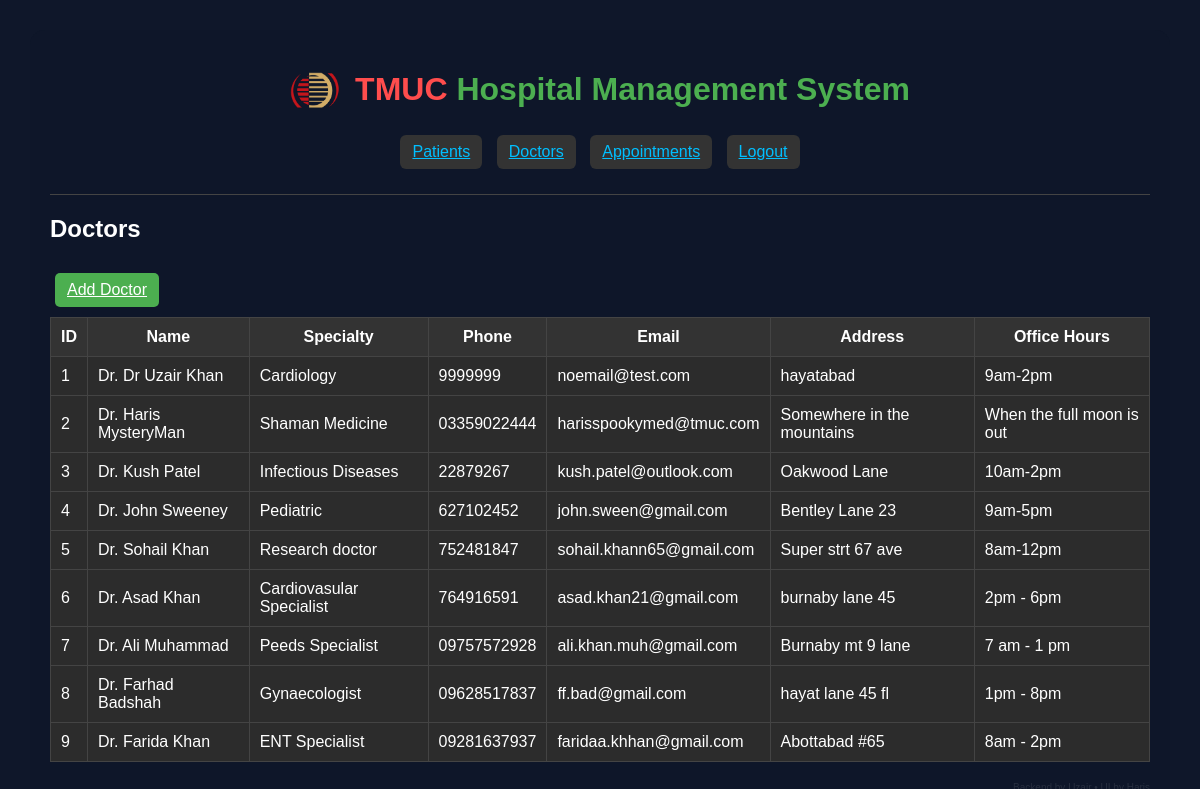
/doctors (signed in), run on the app's committed database.
### app/models/doctor.py (models this page shows, shortened)
class Doctor(db.Model):
    __tablename__ = 'doctors'
    id = db.Column(db.Integer, primary_key=True)
    first_name = db.Column(db.String(50), nullable=False)
    last_name = db.Column(db.String(50), nullable=False)
    specialty = db.Column(db.String(100), nullable=False)
    phone = db.Column(db.String(20), nullable=True)
    email = db.Column(db.String(100), nullable=True)
    address = db.Column(db.String(200), nullable=True)
    office_hours = db.Column(db.String(100), nullable=True)

### app/routes/main_routes.py (the view)
@main.route("/doctors")
@login_required
def view_doctors():
    doctors = Doctor.query.all()
    return render_template("doctors.html", doctors=doctors)

### app/__init__.py (called while the page is built)
def create_app():
    app = Flask(__name__)
    app.config.from_object("config.Config")
    db.init_app(app)
    migrate.init_app(app, db)
    login_manager.init_app(app)
    login_manager.login_view = "auth.login"
    from app.models.user import User
    @login_manager.user_loader
    def load_user(user_id):
        return User.query.get(int(user_id))
    from app.routes.auth_routes import auth
    from app.routes.main_routes import main
    app.register_blueprint(auth)
    app.register_blueprint(main)
    return app

### app/templates/doctors.html
{% extends "base.html" %}
{% block content %}
<h2>Doctors</h2>
<a href="{{ url_for('main.add_doctor') }}" class="btn">Add Doctor</a>
{% if doctors %}
<table>
    <thead>
        <tr>
            <th>ID</th>
            <th>Name</th>
            <th>Specialty</th>
            <th>Phone</th>
            <th>Email</th>
            <th>Address</th>
            <th>Office Hours</th>
        </tr>
    </thead>
    <tbody>
        {% for doctor in doctors %}
        <tr>
            <td>{{ doctor.id }}</td>
            <td>Dr. {{ doctor.first_name }} {{ doctor.last_name }}</td>
            <td>{{ doctor.specialty }}</td>
            <td>{{ doctor.phone }}</td>
            <td>{{ doctor.email }}</td>
            <td>{{ doctor.address }}</td>
            <td>{{ doctor.office_hours }}</td>
        </tr>
        {% endfor %}
    </tbody>
</table>
{% else %}
<p>No doctors found.</p>
{% endif %}
{% endblock %}

### app/static/style.css (style rules this page uses)
body { font-family: Arial; margin: 0; color: white; overflow-x: hidden; background: transparent; }
table { width: 100%; border-collapse: collapse; background: #2c2c2c; }
th, td { border: 1px solid #444; padding: 10px; }
th { background: #333; }
.btn { display: inline-block; background: #4CAF50; padding: 8px 12px; border-radius: 5px; color: white; margin: 10px 5px; }
html, body { background: #0f172a; }

### data on the page
Doctor: id "1", first_name "Dr Uzair", last_name "Khan", specialty "Cardiology", phone "9999999", email "noemail@test.com", address "hayatabad", office_hours "9am-2pm"
Doctor: id "2", first_name "Haris", last_name "MysteryMan", specialty "Shaman Medicine", phone "03359022444", email "harisspookymed@tmuc.com", address "Somewhere in the mountains", office_hours "When the full moon is out"
Doctor: id "3", first_name "Kush", last_name "Patel", specialty "Infectious Diseases", phone "22879267", email "kush.patel@outlook.com", address "Oakwood Lane", office_hours "10am-2pm"
Doctor: id "4", first_name "John", last_name "Sweeney", specialty "Pediatric", phone "627102452", email "john.sween@gmail.com", address "Bentley Lane 23", office_hours "9am-5pm"
Doctor: id "5", first_name "Sohail", last_name "Khan", specialty "Research doctor", phone "752481847", email "sohail.khann65@gmail.com", address "Super strt 67 ave", office_hours "8am-12pm"
Doctor: id "6", first_name "Asad", last_name "Khan", specialty "Cardiovasular Specialist", phone "764916591", email "asad.khan21@gmail.com", address "burnaby lane 45", office_hours "2pm - 6pm"
Doctor: id "7", first_name "Ali", last_name "Muhammad", specialty "Peeds Specialist", phone "09757572928", email "ali.khan.muh@gmail.com", address "Burnaby mt 9 lane", office_hours "7 am - 1 pm"
Doctor: id "8", first_name "Farhad", last_name "Badshah", specialty "Gynaecologist", phone "09628517837", email "ff.bad@gmail.com", address "hayat lane 45 fl", office_hours "1pm - 8pm"
Doctor: id "9", first_name "Farida", last_name "Khan", specialty "ENT Specialist", phone "09281637937", email "faridaa.khhan@gmail.com", address "Abottabad #65", office_hours "8am - 2pm"
